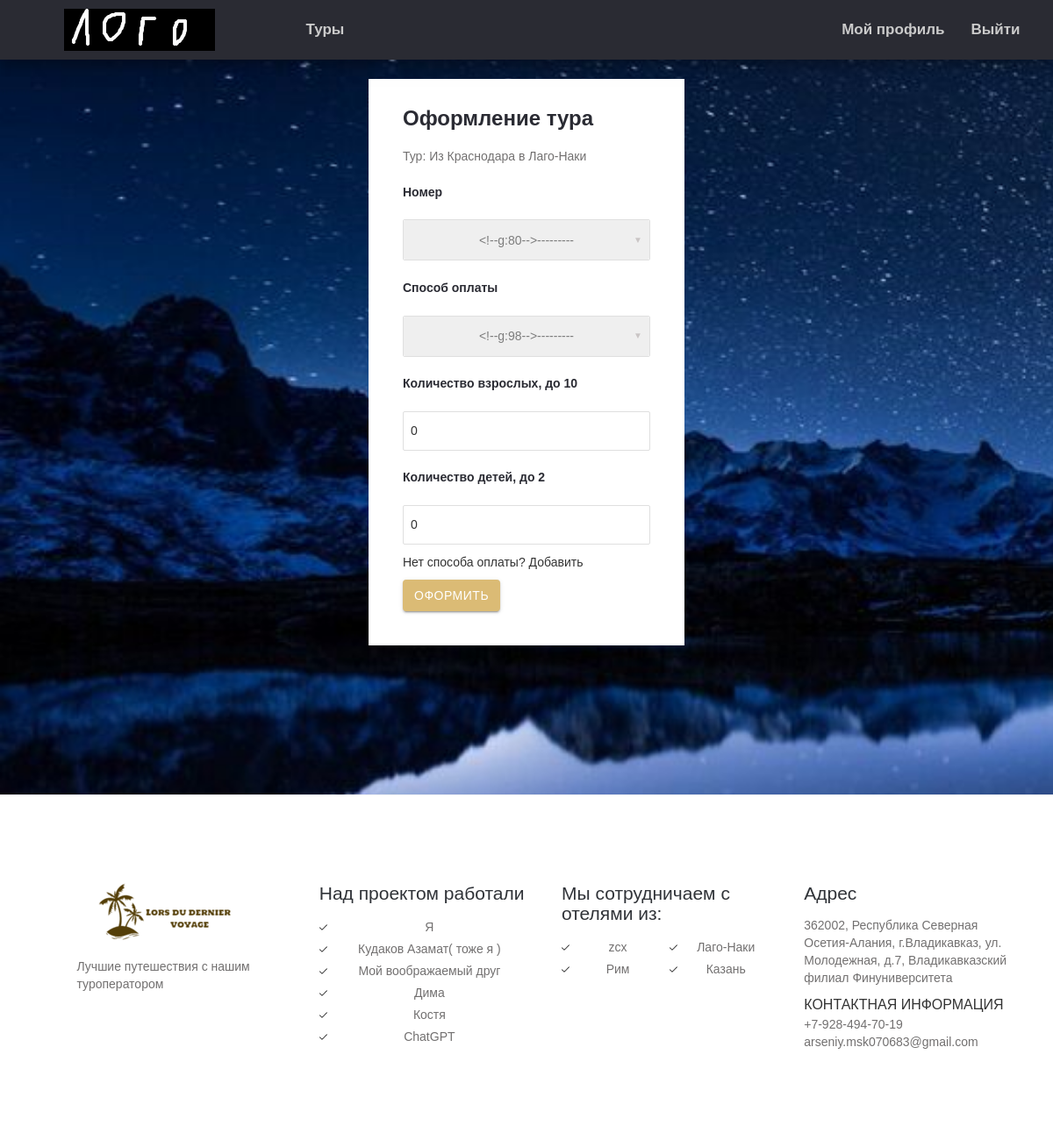
/booking/iz-krasnodara-v-lago-naki (signed in), run on the app's committed database.
### tours/models.py (models this page shows, shortened)
class Tours(models.Model):
    name = models.CharField(max_length=255, verbose_name='Название')
    slug = models.SlugField(max_length=255, verbose_name='slug')
    description = models.TextField(verbose_name='Описание')
    city = models.CharField(max_length=255, verbose_name='Город/место')
    duration_days = models.IntegerField(verbose_name='длительность (дней)')
    max_adults = models.IntegerField(validators=[min_valid], verbose_name='максимум взрослых')
    max_kids = models.IntegerField(validators=[min_valid], verbose_name='масксимум детей')
    base_price = models.IntegerField(validators=[min_valid], verbose_name='Базовая стоимость')
    need_inter_pass = models.BooleanField(verbose_name='Нужен загранпаспорт')
    transit_in = models.OneToOneField(Transit, on_delete=models.PROTECT, related_name='transit_in_relate', verbose_name='Транспорт туда')
    transit_back = models.OneToOneField(Transit, on_delete=models.PROTECT, related_name='transit_back_relate', verbose_name='Транспорт обратно')
    main_image = models.ImageField(upload_to=tour_main_photo_location, verbose_name='Изображение', blank=True)
    hotel = models.ForeignKey(to=Hotels, on_delete=models.PROTECT, verbose_name='Отель')
    class Meta:
        ordering = ['name']
        verbose_name = 'Тур'
        verbose_name_plural = 'Туры'

class Hotels(models.Model):
    name = models.CharField(max_length=255, verbose_name='Название')
    slug = models.SlugField(max_length=255, verbose_name='slug')
    description = models.TextField(verbose_name='Описание')
    contact_info = models.CharField(max_length=100, verbose_name='Контактная информация')
    city = models.CharField(max_length=50, verbose_name='Город')
    rating = models.FloatField(validators=[min_valid], verbose_name='Рейтинг')
    food = models.CharField(max_length=50, verbose_name='Питание')
    main_image = models.ImageField(upload_to=hotel_main_photo_location, verbose_name='Изображение', blank=True)
    def get_absolute_url(self):
        return reverse('hotel_details', kwargs={'hotel_slug': self.slug})
    def __str__(self):
        return self.name
    class Meta:
        ordering = ['name']
        verbose_name = 'Отель'
        verbose_name_plural = 'Отели'

### tours/views.py (the view, shortened to what this page needs)
# urls.py: path('booking/<slug:tour_slug>', BookingView.as_view(), name='booking'),
class BookingView(DataMixin, CreateView):
    form_class = BookingForm
    template_name = 'tours/booking.html'
    success_url = reverse_lazy('index')
    def __init__(self, *args, **kwargs):
        self.context = {}
        super().__init__(*args, **kwargs)
    def get_form_kwargs(self, *args, **kwargs):
        kwargs = super(BookingView, self).get_form_kwargs()
        tour = Tours.objects.get(slug=self.kwargs['tour_slug'])
        hotel = Hotels.objects.get(tours__slug=tour.slug)
        kwargs['hotel'] = hotel
        kwargs['tour'] = tour
        user = User.objects.get(pk=self.request.user.id)
        kwargs['client'] = Clients.objects.get(user=user)
        self.context['max_adults'] = tour.max_adults
        self.context['max_kids'] = tour.max_kids
        if self.request.user.is_authenticated:
            client = Clients.objects.get(pk=self.request.user.id)
            kwargs['payment'] = Payment.objects.filter(client=client)
        else:
            kwargs['payment'] = Payment.objects.none()
        return kwargs
    def get_context_data(self, **kwargs):
        context = super().get_context_data(**kwargs)
        tour = Tours.objects.get(slug=self.kwargs['tour_slug'])
        hotel = Hotels.objects.get(tours__slug=tour.slug)
        dop_context = {
            'hotel': hotel,
            'section_type': 'book_sec',
            'tour_name': tour.name,
            'title': f'Оформление : {tour.name}'
        }
        c_def = self.get_user_context(**dop_context)
        context = dict(list(context.items()) + list(c_def.items()) + list(self.context.items()))
        return context

### tours/mixin.py (called while the page is built)
    def get_user_context(self, **kwargs):
        context = kwargs
        cities = Hotels.objects.all()[:6]
        context['cities'] = cities
        return context

### tours/models.py (called while the page is built)
    def __str__(self):
        return f'Отель: {self.hotel} | 1x:{self.solo_places} | 2x{self.twin_places}'

    def __str__(self):
        return self.payment_system + " : " + self.card_number

### templates/tours/booking.html (shortened to what this page needs)
{% extends 'tours/base.html' %}
{% block content %}
{% load static %}
<div id="modal2">
			<div class="log-in-pop">
				<div class="log-in-pop-right">
					<h4>Оформление тура</h4>
					<p>Тур: {{ tour_name }}</p>
					<form class="s12" method="post">
                        <div>
                            <h5>{{ form.room.label }}</h5>
                            <div class="input-field s12">
                            </div>
                        </div>
                        <div>
                            <h5>{{ form.payment.label }}</h5>
                            <div class="input-field s12">
                            </div>
                        </div>
                        <div>
                            <h5>{{ form.adults_count.label }}, до {{ max_adults}}</h5>
                            <div class="input-field s12">
                                {{ form.adults_count }}
                            </div>
                        </div>
                        <div>
                            <h5>{{ form.kids_count.label }}, до {{ max_kids }}</h5>
                            <div class="input-field s12">
                                {{ form.kids_count }}
                            </div>
                        </div>
                        <div class="input-field s12"> <a href="{% url 'profile' user_id=user.id %}">Нет способа оплаты? Добавить</a> </div>
						<div>
							<div class="input-field s4">
								<button type="submit" class="btn waves-effect waves-light">Оформить</button>
						</div>
					</form>
				</div>
			</div>
		</div>
{% endblock content %}

### templates/tours/base.html (shortened to what this page needs)
{% load static %}
<!DOCTYPE html>
<html lang="en">
<head>
	<link rel="stylesheet" href="{% static 'css/font-awesome.min.css' %}">
	<link href="{% static 'css/materialize.css' %}" rel="stylesheet">
	<link href="{% static 'css/style.css' %}" rel="stylesheet">
	<link href="{% static 'css/bootstrap.css' %}" rel="stylesheet" type="text/css" />
</head>
<body>
	<section class="{{ section_type }}">
		<div class="menu-section">
			<div class="container">
				<div class="row">
					<div class="logo">
						<a href="{% url 'index' %}"><img src="{% static 'images/logo3.png' %}" alt="" />
						</a>
					</div>
					<div class="menu-bar">
						<ul class="left">
							<li class="left-li"><a href="{% url 'tours' %}">Туры</a></li>
						</ul>
						<ul style="text-align: right;">
							{% if user.is_authenticated %}
								<li><a href="{% url 'profile' user_id=user.id%}">Мой профиль</a>
								<li><a href="{% url 'logout' %}">Выйти</a></li>
							{% else %}
								<li><a href="{% url 'login' %}">Войти</a></li>
								<li><a href="{% url 'register' %}">Регистрация</a></li>
							{% endif %}
						</ul>
					</div>
				</div>
			</div>
		</div>
        {% block content %}
        {% endblock content %}
	</section>
	<footer class="site-footer clearfix">
	<div class="sidebar-container">
		<div class="sidebar-inner">
			<div class="widget-area clearfix">
				<div class="widget widget_azh_widget">
					<div>
						<div class="container">
							<div class="row">
								<div class="col-sm-12 col-md-3 foot-logo"> <img src="{% static 'images/logo1.png' %}" alt="logo">
									<p class="hasimg">Лучшие путешествия с нашим туроператором</p>
								</div>
								<div class="col-sm-12 col-md-3">
									<h4>Над проектом работали</h4>
									<ul class="one-column">
										<li>Я</li>
										<li>Кудаков Азамат( тоже я )</li>
										<li>Мой воображаемый друг</li>
										<li>Дима</li>
										<li>Костя</li>
                                        <li>ChatGPT</li>
									</ul>
								</div>
								<div class="col-sm-12 col-md-3">
									<h4>Мы сотрудничаем с отелями из:</h4>
									<ul class="two-columns">
										{% for tour in cities %}
											<li><a href="{{ tour.get_absolute_url }}">{{ tour.city }}</a>
											</li>
										{% endfor %}
									</ul>
								</div>
								<div class="col-sm-12 col-md-3">
									<h4>Адрес</h4>
									<p>362002, Республика Северная Осетия-Алания, г.Владикавказ, ул. Молодежная, д.7, Владикавказский филиал Финуниверситета</p>
									<p> <span class="foot-phone">Контактная информация</span> <span>+7-928-494-70-19</span>
									<span>arseniy.msk070683@gmail.com</span> </p>
								</div>
							</div>
						</div>
					</div>
				</div>
			</div>
		</div>
	</div>
</footer>
</body>
</html>

### templates/tours/booking.html (style rules this page uses)
.log-in-pop-right { float: left; padding: 39px; padding-top: 0px; width: 100%; }

### data on the page
Tours: name "Из Краснодара в Лаго-Наки"
Hotels: city "zcx"
Hotels: city "Лаго-Наки"
Hotels: city "Рим"
Hotels: city "Казань"

### other printed values
{{ max_adults }} "10"
{{ max_kids }} "2"
